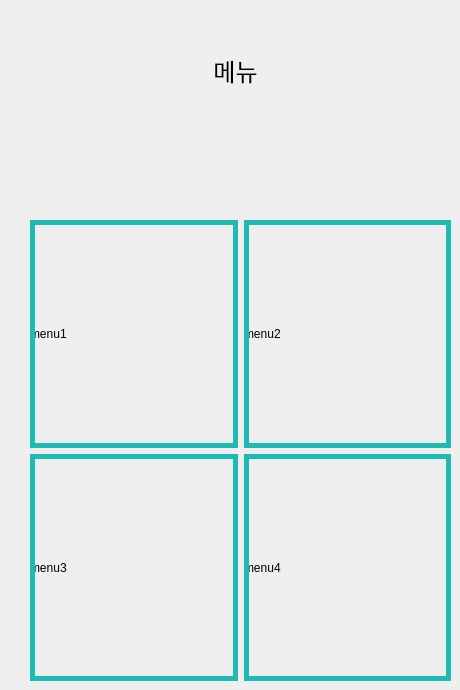
   <widget class="QWidget" name="page_2">
    <property name="styleSheet">
     <string notr="true"/>
    </property>
    <widget class="QWidget" name="gridLayoutWidget_9">
     <property name="geometry">
      <rect>
       <x>30</x>
       <y>220</y>
       <width>421</width>
       <height>461</height>
      </rect>
     </property>
     <layout class="QGridLayout" name="gridLayout_6">
      <item row="1" column="2">
       <widget class="QLabel" name="menulabel2">
        <property name="text">
         <string>menu2</string>
        </property>
       </widget>
      </item>
      <item row="1" column="1">
       <widget class="QLabel" name="menulabel1">
        <property name="text">
         <string>menu1</string>
        </property>
       </widget>
      </item>
      <item row="2" column="2">
       <widget class="QLabel" name="menulabel4">
        <property name="text">
         <string>menu4</string>
        </property>
       </widget>
      </item>
      <item row="2" column="1">
       <widget class="QLabel" name="menulabel3">
        <property name="text">
         <string>menu3</string>
        </property>
       </widget>
      </item>
     </layout>
     <zorder>menulabel1</zorder>
     <zorder>menulabel4</zorder>
     <zorder>menulabel3</zorder>
     <zorder>menulabel2</zorder>
    </widget>
    <widget class="QWidget" name="gridLayoutWidget_10">
     <property name="geometry">
      <rect>
       <x>30</x>
       <y>220</y>
       <width>421</width>
       <height>461</height>
      </rect>
     </property>
     <layout class="QGridLayout" name="gridLayout_7">
      <item row="1" column="0">
       <widget class="QPushButton" name="menubtn3">
        <property name="sizePolicy">
         <sizepolicy hsizetype="Minimum" vsizetype="MinimumExpanding">
          <horstretch>0</horstretch>
          <verstretch>0</verstretch>
         </sizepolicy>
        </property>
        <property name="styleSheet">
         <string notr="true">border-color:  rgb(30, 186, 180);
border-style : solid;
border-width : 5px;</string>
        </property>
        <property name="text">
         <string/>
        </property>
        <property name="flat">
         <bool>true</bool>
        </property>
       </widget>
      </item>
      <item row="1" column="1">
       <widget class="QPushButton" name="menubtn4">
        <property name="sizePolicy">
         <sizepolicy hsizetype="Minimum" vsizetype="MinimumExpanding">
          <horstretch>0</horstretch>
          <verstretch>0</verstretch>
         </sizepolicy>
        </property>
        <property name="styleSheet">
         <string notr="true">border-color:  rgb(30, 186, 180);
border-style : solid;
border-width : 5px;</string>
        </property>
        <property name="text">
         <string/>
        </property>
        <property name="flat">
         <bool>true</bool>
        </property>
       </widget>
      </item>
      <item row="0" column="0">
       <widget class="QPushButton" name="menubtn1">
        <property name="sizePolicy">
         <sizepolicy hsizetype="Minimum" vsizetype="MinimumExpanding">
          <horstretch>0</horstretch>
          <verstretch>0</verstretch>
         </sizepolicy>
        </property>
        <property name="styleSheet">
         <string notr="true">border-color:  rgb(30, 186, 180);
border-style : solid;
border-width : 5px;</string>
        </property>
        <property name="text">
         <string/>
        </property>
        <property name="flat">
         <bool>true</bool>
        </property>
       </widget>
      </item>
      <item row="0" column="1">
       <widget class="QPushButton" name="menubtn2">
        <property name="sizePolicy">
         <sizepolicy hsizetype="Minimum" vsizetype="MinimumExpanding">
          <horstretch>0</horstretch>
          <verstretch>0</verstretch>
         </sizepolicy>
        </property>
        <property name="styleSheet">
         <string notr="true">border-color:  rgb(30, 186, 180);
border-style : solid;
border-width : 5px;</string>
        </property>
        <property name="text">
         <string/>
        </property>
        <property name="flat">
         <bool>true</bool>
        </property>
       </widget>
      </item>
     </layout>
    </widget>
    <widget class="QLabel" name="shopLabel">
     <property name="geometry">
      <rect>
       <x>40</x>
       <y>40</y>
       <width>391</width>
       <height>61</height>
      </rect>
     </property>
     <property name="font">
      <font>
       <family>나눔스퀘어</family>
       <pointsize>18</pointsize>
      </font>
     </property>
     <property name="text">
      <string>메뉴</string>
     </property>
     <property name="alignment">
      <set>Qt::AlignCenter</set>
     </property>
    </widget>
   </widget>
